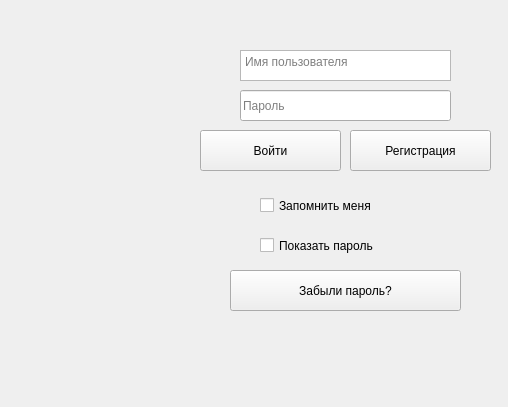
<?xml version="1.0" encoding="UTF-8"?>
<ui version="4.0">
 <class>Form</class>
 <widget class="QWidget" name="Form">
  <property name="geometry">
   <rect>
    <x>0</x>
    <y>0</y>
    <width>508</width>
    <height>407</height>
   </rect>
  </property>
  <property name="windowTitle">
   <string>Form</string>
  </property>
  <widget class="QWidget" name="widget" native="true">
   <property name="geometry">
    <rect>
     <x>10</x>
     <y>10</y>
     <width>700</width>
     <height>380</height>
    </rect>
   </property>
   <property name="minimumSize">
    <size>
     <width>700</width>
     <height>380</height>
    </size>
   </property>
   <widget class="QTextEdit" name="textEdit">
    <property name="geometry">
     <rect>
      <x>230</x>
      <y>40</y>
      <width>211</width>
      <height>31</height>
     </rect>
    </property>
    <property name="documentTitle">
     <string/>
    </property>
    <property name="placeholderText">
     <string>Имя пользователя</string>
    </property>
   </widget>
   <widget class="QPushButton" name="registration">
    <property name="geometry">
     <rect>
      <x>340</x>
      <y>120</y>
      <width>141</width>
      <height>41</height>
     </rect>
    </property>
    <property name="text">
     <string>Регистрация</string>
    </property>
   </widget>
   <widget class="QPushButton" name="enter">
    <property name="geometry">
     <rect>
      <x>190</x>
      <y>120</y>
      <width>141</width>
      <height>41</height>
     </rect>
    </property>
    <property name="text">
     <string>Войти</string>
    </property>
   </widget>
   <widget class="QCheckBox" name="rememberMe">
    <property name="geometry">
     <rect>
      <x>250</x>
      <y>180</y>
      <width>171</width>
      <height>31</height>
     </rect>
    </property>
    <property name="text">
     <string>Запомнить меня</string>
    </property>
   </widget>
   <widget class="QCheckBox" name="showPassword">
    <property name="geometry">
     <rect>
      <x>250</x>
      <y>220</y>
      <width>171</width>
      <height>31</height>
     </rect>
    </property>
    <property name="text">
     <string>Показать пароль</string>
    </property>
   </widget>
   <widget class="QLabel" name="label">
    <property name="geometry">
     <rect>
      <x>130</x>
      <y>310</y>
      <width>431</width>
      <height>51</height>
     </rect>
    </property>
    <property name="text">
     <string/>
    </property>
    <property name="alignment">
     <set>Qt::AlignCenter</set>
    </property>
    <property name="openExternalLinks">
     <bool>true</bool>
    </property>
    <property name="textInteractionFlags">
     <set>Qt::LinksAccessibleByMouse</set>
    </property>
   </widget>
   <widget class="QPushButton" name="forgotPassword">
    <property name="geometry">
     <rect>
      <x>220</x>
      <y>260</y>
      <width>231</width>
      <height>41</height>
     </rect>
    </property>
    <property name="text">
     <string>Забыли пароль?</string>
    </property>
   </widget>
   <widget class="QLineEdit" name="password">
    <property name="geometry">
     <rect>
      <x>230</x>
      <y>80</y>
      <width>211</width>
      <height>31</height>
     </rect>
    </property>
    <property name="placeholderText">
     <string>Пароль</string>
    </property>
   </widget>
  </widget>
 </widget>
 <resources/>
 <connections/>
</ui>
